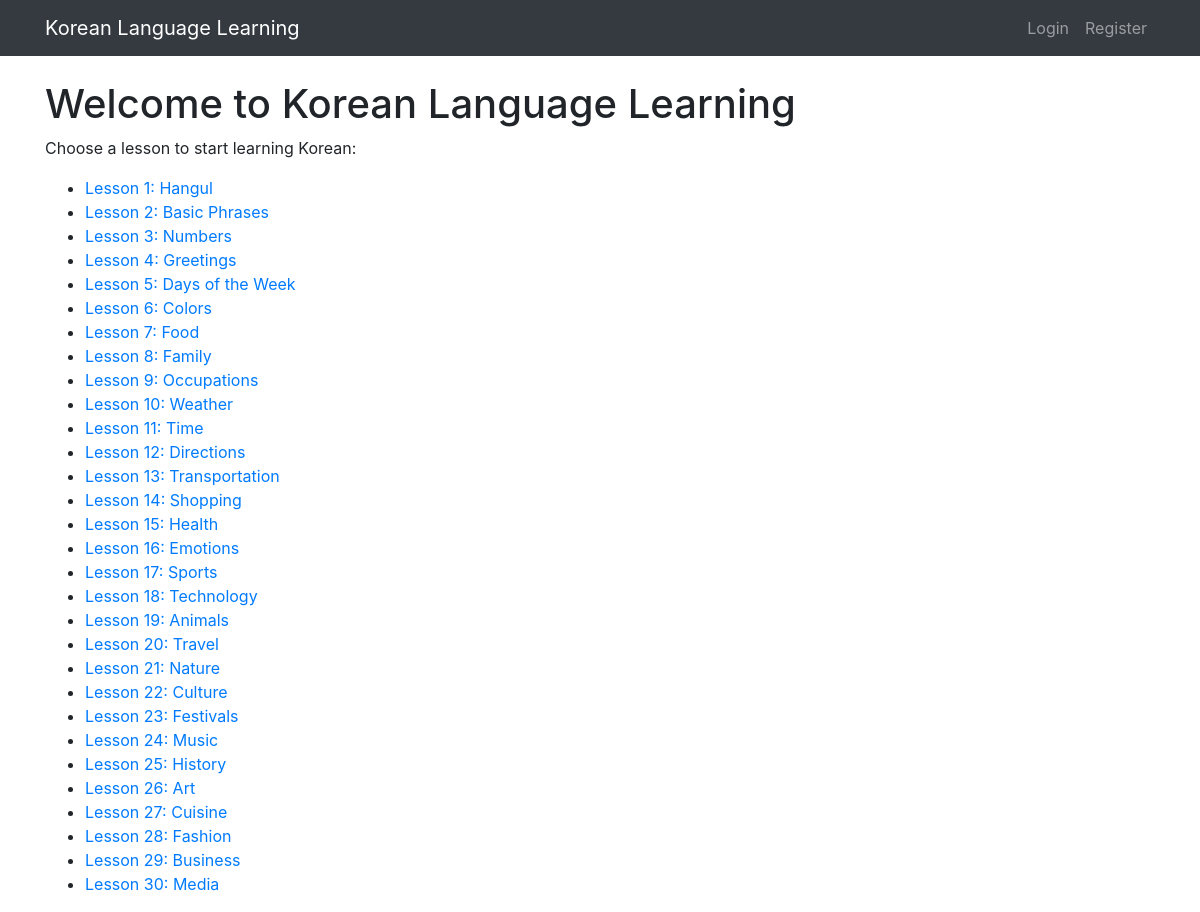
The page / on the database its author committed.
### models.py (models this page shows)
class Lesson(db.Model):
    id = db.Column(db.Integer, primary_key=True)
    title = db.Column(db.String(100), nullable=False)
    content = db.Column(db.Text, nullable=False)

### app.py (the view)
@app.route('/')
def index():
    lessons = Lesson.query.all()
    return render_template('index.html', lessons=lessons)

### templates/index.html (shortened to what this page needs)
{% extends "base.html" %}
{% block content %}
    <h1>Welcome to Korean Language Learning</h1>
    <p>Choose a lesson to start learning Korean:</p>
    <ul>
        {% for lesson in lessons %}
            <li><a href="{{ url_for('lesson', lesson_id=lesson.id) }}">{{ lesson.title }}</a></li>
        {% endfor %}
    </ul>
{% endblock %}

### templates/base.html (shortened to what this page needs)
<!DOCTYPE html>
<html lang="en">
<head>
    <link rel="stylesheet" href="https://stackpath.bootstrapcdn.com/bootstrap/4.5.2/css/bootstrap.min.css"
>
</head>
<body>
<nav class="navbar navbar-expand-lg navbar-dark bg-dark fixed-top">
    <div class="container">
        <a class="navbar-brand" href="{{ url_for('index') }}">Korean Language Learning</a>
        <div class="collapse navbar-collapse" id="navbarNav">
            <ul class="navbar-nav ml-auto">
                {% if current_user.is_authenticated %}
                    <li class="nav-item">
                        <a class="nav-link" href="{{ url_for('profile') }}">Profile</a>
                    </li>
                    <li class="nav-item">
                        <a class="nav-link" href="{{ url_for('logout') }}">Logout</a>
                    </li>
                {% else %}
                    <li class="nav-item">
                        <a class="nav-link" href="{{ url_for('login') }}">Login</a>
                    </li>
                    <li class="nav-item">
                        <a class="nav-link" href="{{ url_for('register') }}">Register</a>
                    </li>
                {% endif %}
            </ul>
        </div>
    </div>
</nav>
<div class="container">
    {% block content %}
    {% endblock %}
</div>
</body>
</html>

### templates/base.html (style rules this page uses)
body { margin-top: 80px; }

### rows shown on the page
Lesson: title "Lesson 1: Hangul"
Lesson: title "Lesson 2: Basic Phrases"
Lesson: title "Lesson 3: Numbers"
Lesson: title "Lesson 4: Greetings"
Lesson: title "Lesson 5: Days of the Week"
Lesson: title "Lesson 6: Colors"
Lesson: title "Lesson 7: Food"
Lesson: title "Lesson 8: Family"
Lesson: title "Lesson 9: Occupations"
Lesson: title "Lesson 10: Weather"
Lesson: title "Lesson 11: Time"
Lesson: title "Lesson 12: Directions"
Lesson: title "Lesson 13: Transportation"
Lesson: title "Lesson 14: Shopping"
Lesson: title "Lesson 15: Health"
Lesson: title "Lesson 16: Emotions"
Lesson: title "Lesson 17: Sports"
Lesson: title "Lesson 18: Technology"
Lesson: title "Lesson 19: Animals"
Lesson: title "Lesson 20: Travel"
Lesson: title "Lesson 21: Nature"
Lesson: title "Lesson 22: Culture"
Lesson: title "Lesson 23: Festivals"
Lesson: title "Lesson 24: Music"
Lesson: title "Lesson 25: History"
Lesson: title "Lesson 26: Art"
Lesson: title "Lesson 27: Cuisine"
Lesson: title "Lesson 28: Fashion"
Lesson: title "Lesson 29: Business"
Lesson: title "Lesson 30: Media"
